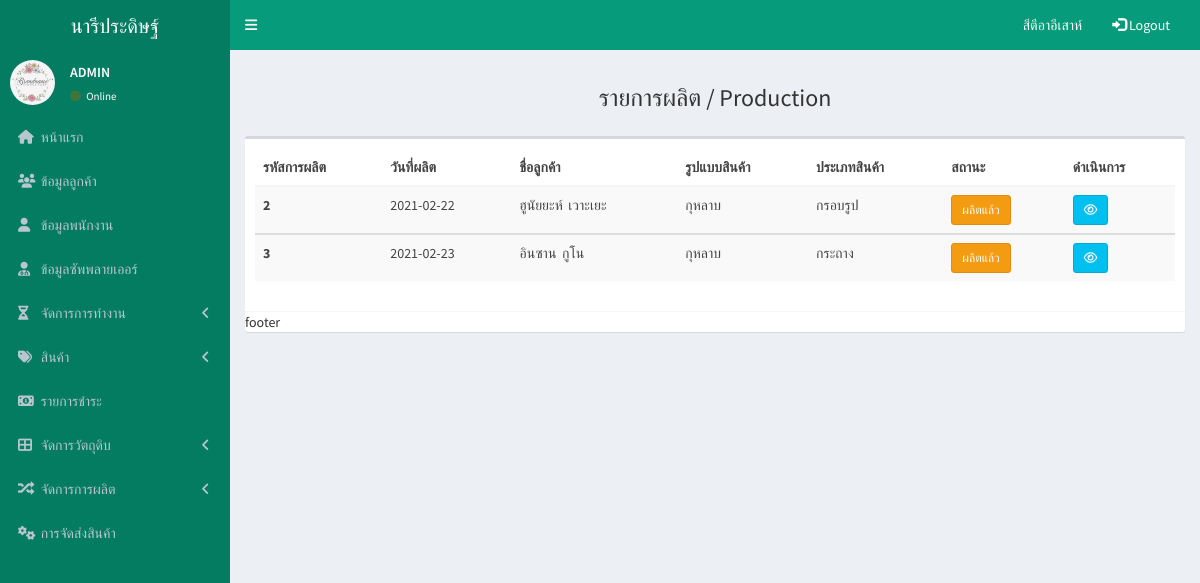
/pages/manufacture/manufacture_show.php (signed in), run on the app's committed database.
### tables this page shows
CREATE TABLE `manufacture` (
  `manufacture_id` int(10) NOT NULL,
  `order_details_id` int(10) NOT NULL,
  `employee_id` int(10) NOT NULL,
  `date` date NOT NULL,
  `status_m` varchar(20) NOT NULL DEFAULT 'ผลิตเสร็จแล้ว'
);

CREATE TABLE `product` (
  `product_id` int(10) NOT NULL,
  `product_name` varchar(100) NOT NULL,
  `product_price` varchar(50) NOT NULL,
  `image` varchar(50) NOT NULL,
  `genre_product_id` int(11) NOT NULL
);

CREATE TABLE `genre_product` (
  `genre_product_id` int(10) NOT NULL,
  `genre_product_name` varchar(50) NOT NULL
);

### pages/manufacture/manufacture_show.php (the view, shortened to what this page needs)
<!DOCTYPE html>
<html>
<?php  include("db.php");?>
<head>
    <link rel="stylesheet" href="../../bower_components/bootstrap/dist/css/bootstrap.min.css">
    <link rel="stylesheet" href="../../bower_components/font-awesome/css/font-awesome.min.css">
    <link rel="stylesheet" href="../../bower_components/Ionicons/css/ionicons.min.css">
    <link rel="stylesheet" href="../../dist/css/AdminLTE.min.css">
    <link rel="stylesheet" href="../../dist/css/skins/_all-skins.min.css">
</head>
<body class="hold-transition skin-blue sidebar-mini">
    <div class="wrapper">
        <header class="main-header">
            <a href="../admin/admin.php" class="logo">
                <span class="logo-lg">นารีประดิษฐ์</span>
            </a>
            <?php
                include('../bar/navbar.php');
                include('../bar/sidebar.php');
            ?>
            <div class="content-wrapper">
                <section class="content-header">
                    <center>
                        <h3>
                            รายการผลิต / Production
                        </h3>
                    </center>
                </section>
                <section class="content">
                    <div class="box">
                        <div class="box-header with-border">
                            <?php
                                    $sql = "SELECT * FROM manufacture
                                    INNER JOIN order_details ON order_details.order_details_id = manufacture.order_details_id
                                    INNER JOIN order_product ON order_product.order_product_id = order_details.order_product_id
                                    INNER JOIN login ON login.user_id = order_product.user_id
                                    INNER JOIN product ON order_details.product_id = product.product_id
                                    INNER JOIN genre_product ON genre_product.genre_product_id = product.genre_product_id
                                    INNER JOIN employee ON employee.employee_id = manufacture.employee_id
                                    ORDER BY `manufacture`.`manufacture_id` ASC";
                                    $query =mysqli_query($conn,$sql)
                              ?>
                            <table class="table table-striped">
                                <thead>
                                    <tr>
                                        <th scope="col">รหัสการผลิต</th>
                                        <th scope="col">วันที่ผลิต</th>
                                        <th scope="col">ชื่อลูกค้า</th>
                                        <th scope="col">รูปแบบสินค้า</th>
                                        <th scope="col">ประเภทสินค้า</th>
                                        <th scope="col">สถานะ</th>
                                        <th scope="col">ดำเนินการ</th>
                                    </tr>
                                </thead>
                                <tbody>
                                    <?php
                                    if($query)
                                    {
                                        while($row=mysqli_fetch_array($query,MYSQLI_ASSOC))
                                        {
                                ?>
                                    <tr>
                                        <th scope="row"><?php echo $row['manufacture_id']; ?></th>
                                        <td><?php echo $row['date']; ?></td>
                                        <td><?php echo $row['name']; ?>&nbsp; <?php echo $row['lastname']; ?></td>
                                        <td><?php echo $row['product_name']; ?></td>
                                        <td><?php echo $row['genre_product_name']; ?></td>
                                        <td><?php if($row['status_m']=="ยังไม่ผลิต"){ ?>
                                            <a href="#" class="btn btn-danger btn-sm"><i class=""></i>ยังไม่ผลิต</a>
                                            <?php }else { ?>
                                            <a class="btn btn-warning btn-sm"><i class=""></i>ผลิตแล้ว</a>
                                            <?php } ?>
                                        </td>
                                        <td><a href="manufacture_details.php?txtid=<?php echo $row['manufacture_id'];?>" class="btn btn-info btn-sm"><i class="fa fa-eye"></i></a>  </td>
                                    </tr>
                                </tbody>
                                <?php }
                                }
                                else
                                {
                                echo "No Recoer Found";
                                }
                                ?>
                            </table>
                        </div>
                        footer
                    </div>
                </section>
            </div>
</body>
</html>

### data on the page
manufacture: manufacture_id "2", date "2021-02-22", login.name "ฮูนัยยะห์", login.lastname "เวาะเยะ", product.product_name "กุหลาบ", genre_product.genre_product_name "กรอบรูป", status_m "ผลิตแล้ว"
manufacture: manufacture_id "3", date "2021-02-23", login.name "อินซาน", login.lastname "กูโน", product.product_name "กุหลาบ", genre_product.genre_product_name "กระถาง", status_m "ผลิตแล้ว"

### other printed values
$_SESSION["username"] "สีตีอาอีเสาห์"
